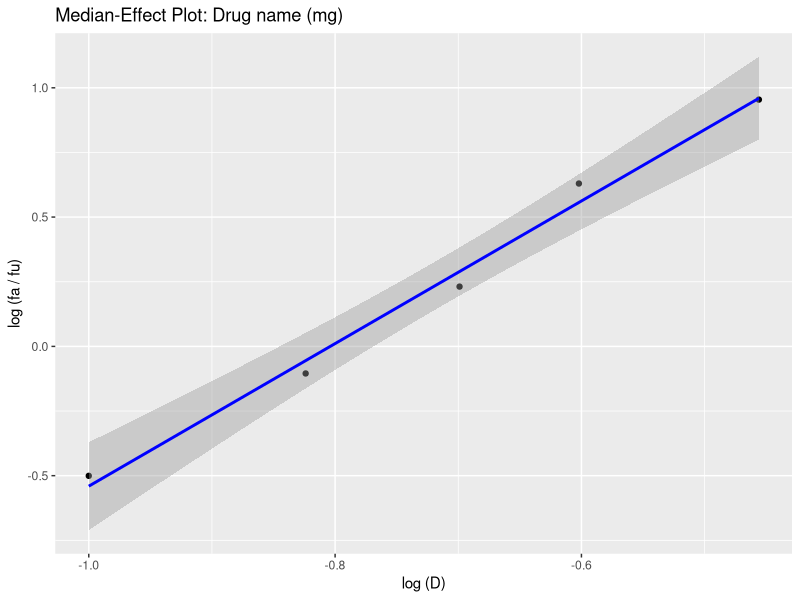

Write the R code that produced this figure. (Note: this script raises an error after producing the figure.)
#
# R package for Median Effect principle calculations and plots
#
# Requires
# - knitr (for kable)
# - ggplot2
#
#
# Classes:
#
# - single drug series
# - vector of doses (D)
# - vector of fraction affected (fa)
# - drug name  (name)
# - drug units (units)
# - Dm, m, R^2, R, log10(D), log10(fa / (1-fa))
#
#
# - combination drug series, constant ratio
# - subclass from single drug series?
# - vector of sum of drug 1 and drug 2 doses (D)
# - vector of fraction affected (fa)
# - ratio: drug 1 / drug 2 (ratio)
# - drug 1 name  (name1)
# - drug 1 units (units1)
# - drug 2 name  (name2)
# - drug 2 units (units2)
#
# - combination drug series, non-constant ratio
# - subclass from combination drug series? adds vector of drug 2 doses and removes ratio
# - vector of drug 1 doses (D1)
# - vector of drug 2 doses (D2)
# - vector of fraction affected (fa)
# - drug 1 name  (name1)
# - drug 1 units (units1)
# - drug 2 name  (name2)
# - drug 2 units (units2)
#
#
# Methods:
#
# - print() / export()
# - calculate fa from D
# - calculate D from fa
# - sigmoidal: plot fa versus D
# - linear:    plot log10(fa / (1-fa)) versus log10(D)
#
# - fa-CI plot from drug 1, drug 2, constant / non-constant ratio combo
# - isobologram?
# - print() / export() combo analysis
#


# Single drug object constructor
# - a bit sloppy, as does not include the calculated values
new_single_drug <- function(D = double(), fa = double(), name = character(0), units = character(0)) {
  stopifnot(is.double(D), is.double(fa))
  structure(list(D = D, fa = fa, name = name, units = units), class = 'single_drug')
}

# Single drug object validator + statistics calculator
validate_single_drug <- function(x) {
  D <- x$D
  fa <- x$fa
  
  if (!all(!is.na(D) & D > 0.0)) {
    stop(
      "All doses `D` must be non-missing and greater than zero",
      call. = FALSE
    )
  }
  
  if (!all(!is.na(fa) & fa > 0.0 & fa < 1.0)) {
    stop(
      "All fraction affected `fa` must be non-missing, greater than zero, and less than one",
      call. = FALSE
    )
  }
  
  if (length(D) != length(fa)) {
    stop(
      "The number of doses must equal the number of fraction affected",
      call. = FALSE
    )
  }
  
  if (length(D) == 0) {
    stop(
      "There must be at least one dose / fraction affected point",
      call. = FALSE
    )
  }
  
  # Do the statistical calculations; add more elements to x
  
  x$log_D     <- log10(x$D)
  x$log_fa_fu <- log10(x$fa / (1-x$fa))
  
  fit  <- stats::lm(log_fa_fu ~ log_D, data = data.frame(list(log_D = x$log_D, log_fa_fu = x$log_fa_fu)))
  
  x$b  <- unname(fit$coefficients[1])
  x$m  <- unname(fit$coefficients[2])
  x$Dm <- unname(10^(-x$b/x$m))
  x$R2 <- unname(summary(fit)$r.squared)
  x$R  <- unname(sqrt(x$R2)) * sign(x$m) # m should always be positive, but just in case

  x # return the validated and augmented object
}


# Single drug object helper
single_drug <- function(D = double(), fa = double(), name = "", units = "") {
  D <- as.double(D)
  fa = as.double(fa)
  name = as.character(name)
  units = as.character(units)
  validate_single_drug(new_single_drug(D, fa, name, units))
}



# Add print for single_drug display
print.single_drug <- function(x, ..., stats = TRUE) {
  
  D <- x$D
  fa <- x$fa
  name <- x$name
  units <- x$units
  
  log_D <- log10(D)
  log_fa_fu <- log10(fa / (1-fa))
  
  df <- data.frame(list(D = D, fa = fa, log_D = log_D, log_fa_fu = log_fa_fu))
  
  if (x$name  != "") { cat("Drug: ", name, "\n", sep = '') }
  if (x$units != "") { cat("Units: ", units, "\n", sep = '')}
  
  print(knitr::kable(df))
  
  if (stats) { cat('\nDm: ', x$Dm, '\nm: ', x$m, '\nR2: ', x$R2, '\nR: ', x$R, sep = '') }
}


plot.single_drug <- function(x, y, ..., color = 'blue') {
  title <- "Median-Effect Plot"
  if (x$name != "") { title <- paste0(title, ": ", x$name) }
  if (x$units != "") { title <- paste0(title, " (", x$units, ")") }

    df <- data.frame(list(D = x$D, fa = x$fa, log_D = x$log_D, log_fa_fu = x$log_fa_fu))

  g <- ggplot2::ggplot(
    data = df,
    ggplot2::aes(log_D, log_fa_fu)
  ) +
    ggplot2::geom_point() +
    ggplot2::stat_smooth(method = "lm", color = color) +
    ggplot2::xlab("log (D)") +
    ggplot2::ylab("log (fa / fu)") +
    ggplot2::ggtitle(title)

  g
}


dose_effect_plot <- function(drug, from = 0.01, to = 0.99, by = 0.01) {
  if (!inherits(drug, "single_drug")) {
    stop(
      "This requires a drug dose/fa object",
      call. = FALSE
    )
  }
  
  calc_d <- function(fa, m, Dm) { Dm*(fa / (1 - fa))^(1/m) }
  
  m  <- drug$m
  Dm <- drug$Dm
  
  df <- data.frame(list(D = drug$D, fa = drug$fa))
  
  fa <- seq(from = from, to = to, by = by)
  df2 <- data.frame(list(D = calc_d(fa, m, Dm), fa = fa))
  g <- ggplot2::ggplot(data = df2, ggplot2::aes(D, fa)) +
    ggplot2::geom_line() +
    ggplot2::geom_point(data = df, ggplot2::aes(D, fa)) +
    ggplot2::coord_cartesian(ylim = c(0,1))
  
  g
}



# df <- dplyr::tribble(
#   ~D, ~fa,
#   0.1, 0.24,
#   0.15, 0.44,
#   0.2, 0.63,
#   0.25, 0.81,
#   0.35, 0.9
# )
# 
# 
# df <- dplyr::tribble(
#   ~D, ~fa,
#   0.002, 0.429,
#   0.004, 0.708,
#   0.005, 0.761,
#   0.01, 0.882,
#   0.02, 0.932
# )
# 
# df <- dplyr::tribble(
#   ~D, ~fa,
#   0.05, 0.055,
#   0.1, 0.233,
#   0.2, 0.301,
#   0.5, 0.559,
#   1, 0.821,
#   2, 0.953
# )


D  <- c(0.10, 0.15, 0.20, 0.25, 0.35)
fa <- c(0.24, 0.44, 0.63, 0.81, 0.90)

d <- single_drug(D = D, fa = fa, name = 'Drug name', units = 'mg')
d

plot(d)

# str(d)
# class(d)
# inherits(d, "single_drug")
# unclass(d)




calc_fa <- function(D, m, Dm) {
  1 / (1 + ((Dm / D)^m))
}

calc_d <- function(fa, m, Dm) {
  Dm*(fa / (1 - fa))^(1/m)
}



df %>% ggplot(aes(D, fa)) + geom_point() + theme_bw()

df %>% ggplot(aes(log_D, log_fa_fu)) + geom_point() + stat_smooth(method = "lm", col = "blue") + theme_bw()

fa <- seq(from = 0.01, to = 0.99, by = 0.01)
df2 <- as.data.frame(list(D = calc_d(fa, m, Dm), fa = fa))
df2 %>% ggplot(aes(D, fa)) + geom_line() + theme_bw() + coord_cartesian(ylim = c(0,1))

# df2 %>% mutate(log_D = log10(D), log_fa_fu = log10(fa / (1-fa))) %>% ggplot(aes(log_D, log_fa_fu)) + geom_line()
